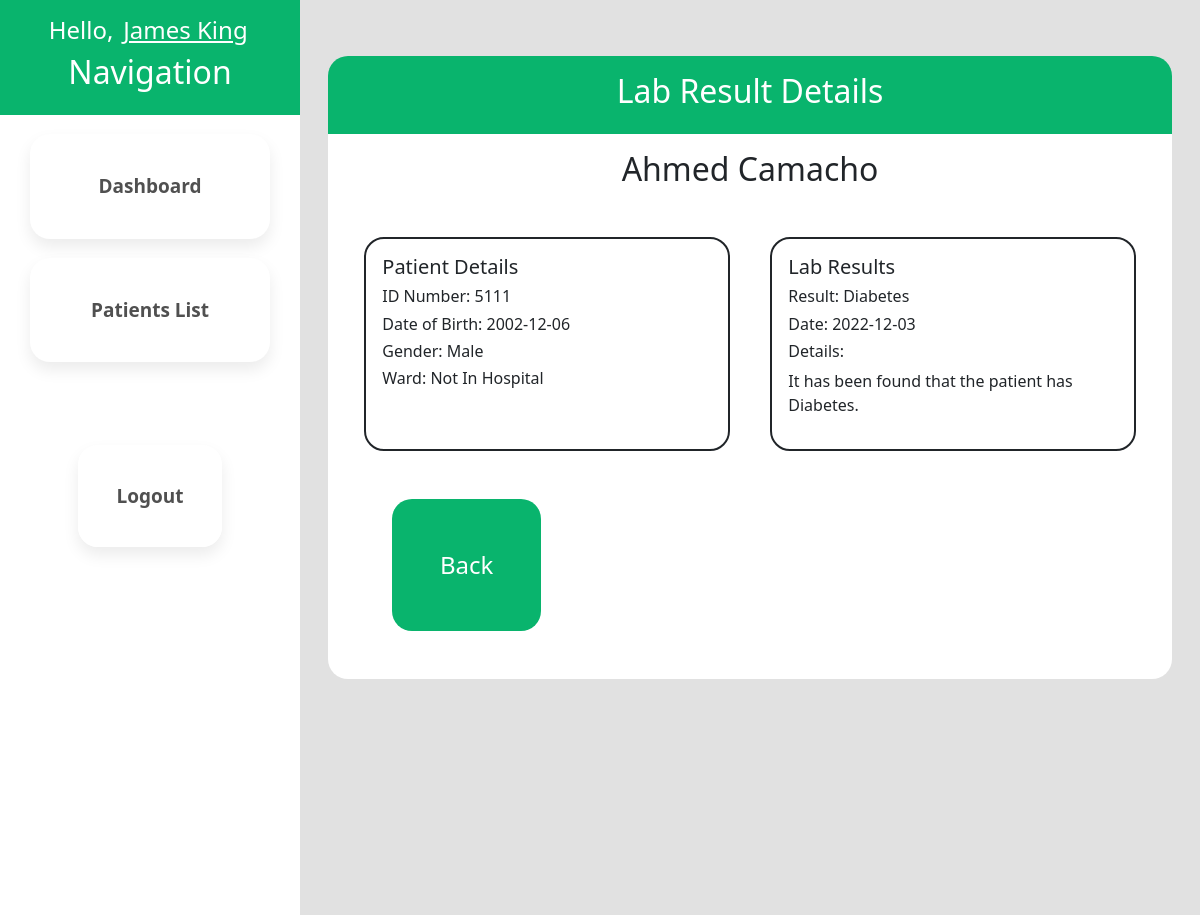
The page /lab-details.php?labID=601 (signed in) on the database its author committed.
### tables this page shows
CREATE TABLE `employee` (
  `EmployeeID` int(4) NOT NULL,
  `EmployeeFirstName` varchar(20) DEFAULT NULL,
  `EmployeeLastName` varchar(20) DEFAULT NULL,
  `RoleID` int(4) DEFAULT NULL,
  `SpecialityID` int(4) DEFAULT NULL,
  `EmployeeDoB` date DEFAULT NULL,
  `GenderID` varchar(4) DEFAULT NULL,
  `EmployeeContactNumber` varchar(50) DEFAULT NULL,
  `EmployeeEmail` varchar(50) DEFAULT NULL,
  `EmployeeAddress` varchar(20) DEFAULT NULL,
  `EmployeeHireDate` date DEFAULT NULL,
  `LoginDetailsID` int(4) DEFAULT NULL,
  `ManagerID` int(4) DEFAULT NULL
);

CREATE TABLE `labresult` (
  `LabResultID` int(4) NOT NULL,
  `ResultType` varchar(15) DEFAULT NULL,
  `ResultDetails` text DEFAULT NULL
);

CREATE TABLE `patient` (
  `PatientID` int(4) NOT NULL,
  `PatientFirstName` varchar(20) DEFAULT NULL,
  `PatientLastName` varchar(20) DEFAULT NULL,
  `PatientDoB` date DEFAULT NULL,
  `GenderID` varchar(4) DEFAULT NULL,
  `PatientContactNumber` varchar(50) DEFAULT NULL,
  `PatientAddress` varchar(30) DEFAULT NULL,
  `WardID` int(4) DEFAULT NULL
);

CREATE TABLE `gender` (
  `GenderID` varchar(4) DEFAULT NULL,
  `GenderTitle` varchar(20) DEFAULT NULL
);

CREATE TABLE `ward` (
  `WardID` int(4) NOT NULL,
  `WardName` varchar(30) DEFAULT NULL
);

CREATE TABLE `labresultpatientemployeelink` (
  `LabResultPatientEmployeeLinkID` int(4) NOT NULL,
  `ResultDate` date DEFAULT NULL,
  `PatientID` int(4) DEFAULT NULL,
  `EmployeeID` int(4) DEFAULT NULL,
  `LabResultID` int(4) DEFAULT NULL
);

### lab-details.php (the view, shortened to what this page needs)
<?php
 $userID = $_SESSION['EmpID'];
?>
<!DOCTYPE html>
<html lang="en">
<head>
    <?php include("includes/bootstrap.php");?>
    <link rel="stylesheet" href="css/main.css" />
</head>
<body>
    <div class="container-fluid h-100 w-100">
        <div class="row h-100">
            <div class="col-3 g-0 m-0 p-0">
                <div class="sidebar h-100">
                    <?php include("includes/navbar.php");?>
                </div>
            </div>
            <div class="col-9">
                <div class="main-content">
                    <div class="dash-header">
                        <h2>Lab Result Details</h2>
                    </div>
                    <div class="dash-content">
                        <?php
                            require_once("includes/db_conn.php");
                            $getLabID = $_GET["labID"];
                            $stmt = $conn->prepare( "SELECT * FROM labresult
                                                        INNER JOIN labresultpatientemployeelink ON (labresult.LabResultID=labresultpatientemployeelink.LabResultID)
                                                        INNER JOIN patient ON (labresultpatientemployeelink.PatientID=patient.PatientID)
                                                        INNER JOIN gender ON (patient.GenderID=gender.GenderID)
                                                        INNER JOIN ward ON (patient.WardID=ward.WardID)
                                                        WHERE labresultpatientemployeelink.LabResultPatientEmployeeLinkID =  ?" );
                            $stmt->bind_param( 'i', $getLabID );
                            $stmt->execute();
                            $result = $stmt->get_result();
                            $obj = $result->fetch_object();
                        ?>
                        <?php
                            echo "<div class=\"patient-container\">";
                            echo "<h2>{$obj->PatientFirstName} {$obj->PatientLastName}</h2>";
                            echo "<div class=\"patient-details\">";
                            echo "<h5>Patient Details</h5>";
                            echo "<h6>ID Number: {$obj->PatientID}</h6>";
                            echo "<h6>Date of Birth: {$obj->PatientDoB}</h6>";
                            echo "<h6>Gender: {$obj->GenderTitle}</h6>";
                            echo "<h6>Ward: {$obj->WardName}</h6>";
                            echo "</div>";
                            echo "<div class=\"patient-personal-details\">";
                            echo "<h5>Lab Results</h5>";
                            echo "<h6>Result: {$obj->ResultType}</h6>";
                            echo "<h6>Date: {$obj->ResultDate}</h6>";
                            echo "<h6>Details:</h6> <p>{$obj->ResultDetails}</p>";
                            echo "</div>";
                            echo "<div class=\"patient-buttons\">";
                            echo "<a class=\"lab\" href=\"patient-details.php?patID={$obj->PatientID}\">Back</a>";
                            echo "</div>";
                            echo "</div>";
                        ?>
                    </div>
                </div>
            </div>
        </div>
    </div>
</body>
</html>

### includes/navbar.php (shortened to what this page needs)
<div class="nav-header">
  <?php
    require_once("db_conn.php");
    $getUserID = $userID;
    $stmt = $conn->prepare( "SELECT * FROM employee WHERE EmployeeID = ?" );
    $stmt->bind_param( 'i', $getUserID );
    $stmt->execute();
    $result = $stmt->get_result();
    $obj = $result->fetch_object();
    ?>
  <h4>Hello, <a href="userProfile.php"><?php echo $obj->EmployeeFirstName." ".$obj->EmployeeLastName?></a></h4>
  <h2>Navigation</h2>
</div>
<?php
  $getUserID = $userID;
  $stmt = $conn->prepare( "SELECT RoleID FROM employee WHERE EmployeeID = ?" );
  $stmt->bind_param( 'i', $getUserID );
  $stmt->execute();
  $result = $stmt->get_result();
  $obj = $result->fetch_object();
  $userRole = $obj->RoleID;
?>
<?php if($userRole == 4 || $userRole == 5){
    echo "<div class=\"nav-content\">";
    echo "<div class=\"nav-buttons\">";
      echo "<a href=\"dashboard.php\">Dashboard</a>";
      echo "<a href=\"patient-list.php\">Patients List</a>";
      echo "<a href=\"employee-list.php\">Employee List</a>";
      echo "<a href=\"manager-list.php\">Manager List</a>";
      echo "<div class=\"logout-button\">";
        echo "<a href=\"login.php\">Logout</a>";
      echo "</div>";
    echo "</div>";
  echo "</div>";
  } else {
      echo "<div class=\"nav-content\">";
      echo "<div class=\"nav-buttons\">";
        echo "<a href=\"dashboard.php\">Dashboard</a>";
        echo "<a href=\"patient-list.php\">Patients List</a>";
        echo "<div class=\"logout-button\">";
          echo "<a href=\"login.php\">Logout</a>";
        echo "</div>";
      echo "</div>";
    echo "</div>";
  }
?>

### css/main.css (style rules this page uses)
body { background-color: #e1e1e1; height: 100%; }
html { overflow: hidden; font-family: Arial, Helvetica, sans-serif; }
body, html { height: 100%; width: 100%; }
.nav-header { text-align: center; color: white; background-color: rgb(9, 180, 109); padding: 1em; }
.nav-header h4 a { color: white; padding: .15em; }
.nav-content { display: flex; justify-content: center; background-color: white; height: 100%; }
.nav-buttons { width: 20%; display: flex; flex-direction: column; position: absolute; justify-content: center; }
.nav-buttons a { font-size: 19px; font-weight: bold; color: #505050; text-decoration: none; text-align: center; margin-top: 1em; width: 100%; padding: 2em; border-color: #CBCBCB; border-width: 1px; border-radius: 20px; border-style: none; background-color: rgb(255, 255, 255); box-shadow: 0px 8px 16px 0px rgba(0,0,0,0.08); }
.logout-button { align-self: center; margin-top: 50%; }
.logout-button a { text-decoration: none; }
.sidebar { height: 100%; width: 100%; }
.main-content { padding: 1em; height: 100%; width: 100%; margin-top: 2.5em; }
.dash-header { text-align: center; color: white; background-color: rgb(9, 180, 109); padding: 1em; border-top-left-radius: 20px; border-top-right-radius: 20px; }
.dash-content { background-color: white; padding: 1em; border-bottom-left-radius: 20px; border-bottom-right-radius: 20px; overflow-y: scroll; overflow-x: hidden; max-height: 700px; }
.patient-container { display:flex; justify-content: space-around; flex-wrap: wrap; }
.patient-container h2 { width: 100%; text-align: center; }
.patient-details { margin-top: 5%; width: 45%; border-style: solid; border-width: 2px; border-radius: 20px; padding: 1em; }
.patient-personal-details { margin-top: 5%; width: 45%; border-style: solid; border-width: 2px; border-radius: 20px; padding: 1em; }
.patient-buttons { display: flex; justify-content: space-between; width: 100%; padding: 1em; margin: 2em; margin-bottom: 1em; }
.patient-buttons a { background-color: rgb(9, 180, 109); color: white; text-decoration: none; padding: 2em; font-size: x-large; border-radius: 20px; font-weight: 500; }

### rows shown on the page
employee: EmployeeFirstName "James", EmployeeLastName "King"
labresult: patient.PatientFirstName "Ahmed", patient.PatientLastName "Camacho", patient.PatientID "5111", patient.PatientDoB "2002-12-06", gender.GenderTitle "Male", ward.WardName "Not In Hospital", ResultType "Diabetes", labresultpatientemployeelink.ResultDate "2022-12-03", ResultDetails "It has been found that the patient has Diabetes."
